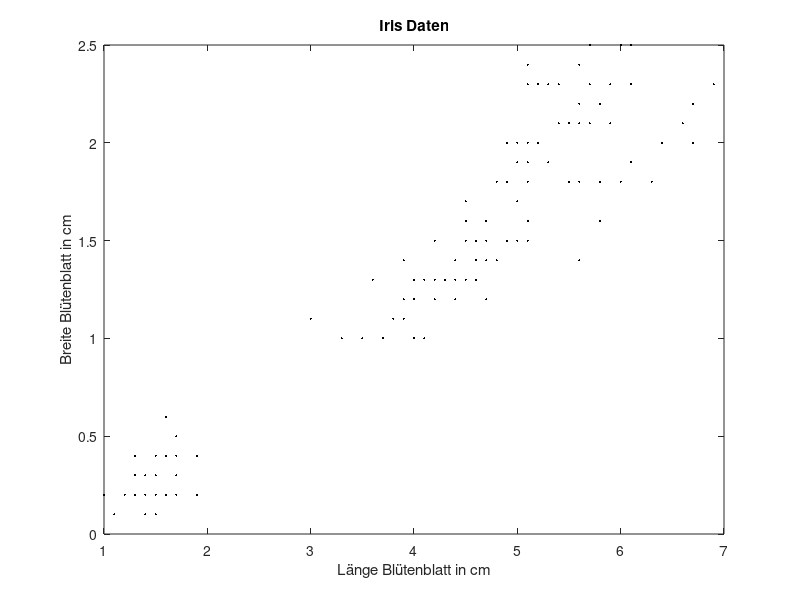

This figure's MATLAB source: (Note: this script raises an error after producing the figure.)
% Marco Döhring

%Einlesen der Testdaten mit relevanten Merkmalen
clear all;
close all;
%close all
load fisheriris
X = meas(:,3:4);
%Erzeugen des Diagramm mit Testdaten
figure(1);
plot(X(:,1),X(:,2),'k.','Markersize',5,'MarkerEdgeColor','black');

title 'Iris Daten'
xlabel 'Länge Blütenblatt in cm';
ylabel 'Breite Blütenblatt in cm';
%mit hold on weitere plot Befehle zu dem aktuellen Diagramm einfügen
hold on;
%Wahl der Iterationen für den Algorithmus
k=3;
%Variblen für die neue Centriaden
c1x=0;
c1y=0;
c2x=0;
c2y=0;
c3x=0;
c3y=0;
%Anzahl als Teiler zu neu Bestimmung
anzahlc1=0;
anzahlc2=0;
anzahlc3=0;
%Input werte in x-& y-Koordinaten aufteilen
x=(X(:,1));
y=(X(:,2));
%Zufälligen Start Centroiden erzeugen aus Maximum & Minimum 
%Bestimmung der Minima & Maxima der jeweiligen Koordinaten
value_x_max = max(x(:));
value_y_max = max(y(:));
value_x_min = min(x(:));
value_y_min = min(y(:));
%Die drei Start Centroiden  bestimmen durch zufällige Werte
%Entsprechend aus den Minima & Maxima der x/y-Koordinaten
%Wird ein jeweils für die x-Koordinate & y-Koordinate ein Vektor der Größe
%1x3 aus zufälligen Werten erzeugt
startcentx=rand(3,1)*range([value_x_min value_x_max])+min([value_x_min value_x_max]);
startcenty=rand(3,1)*range([value_y_min value_y_max])+min([value_y_min value_y_max]);
%Werte einmal anzeigen lassen
display("Start Centroiden rot: ("+startcentx(1,1)+";"+startcenty(1,1)+")");
display("Start Centroiden green: ("+startcentx(2,1)+";"+startcenty(2,1)+")");
display("Start Centroiden magenta: ("+startcentx(3,1)+";"+startcenty(3,1)+")");
%Bedinung
abbruch=true;
while abbruch == true
    %Bestimmen der Distanzen durch vorgabe des Algorithmus
    distanz=rand(150,3);
    for i=1:k,
        for j=1:150,
            distanz(j,i)=((x(j)-startcentx(i))^2)+((y(j)-startcenty(i))^2);
        end
    end
    samplex=rand(150,3);
    sampley=rand(150,3);
    %Init mit Null
    for i=1:3,
        for j=1:150,
            samplex(j,i)=0.0;
            sampley(j,i)=0.0;
        end
    end
    anzahlc1=0;
    anzahlc2=0;
    anzahlc3=0;
    %Zuordnung zu den Centroiden mit Summierung der Werte & Mitzählen der
    %Anzahl an Werten
    for i=1:150,
            [value,stelle]=min(distanz(i,:));
            if stelle == 1
                c1x = c1x + x(i);
                c1y = c1y + y(i);
                anzahlc1 = anzahlc1 + 1;
                samplex(anzahlc1,stelle) = x(i);
                sampley(anzahlc1,stelle) = y(i);
            elseif stelle == 2
                c2x = c2x + x(i);
                c2y = c2y + y(i);
                anzahlc2 = anzahlc2 + 1;
                samplex(anzahlc2,stelle) = x(i);
                sampley(anzahlc2,stelle) = y(i);
            else 
                c3x = c3x + x(i);
                c3y = c3y + y(i);
                anzahlc3 = anzahlc3 + 1;
                samplex(anzahlc3,stelle) = x(i);
                sampley(anzahlc3,stelle) = y(i);
            end
    end
    %Bestimmung der neuen Centroiden + Abbruch Kriterium falls einer keiner
    %Distanz mehr hinzugefügt werden kann.
    if anzahlc1 == 0
        abbruch = false;
    elseif anzahlc2 == 0
        abbruch = false;
    elseif anzahlc3 == 0
        abbruch = false;
    else
        startcentx(1)= (c1x/anzahlc1); 
        startcenty(1)=(c1y/anzahlc1);
        startcentx(2)= (c2x/anzahlc2); 
        startcenty(2)=(c2y/anzahlc2);
        startcentx(3)= (c3x/anzahlc3); 
        startcenty(3)=(c3y/anzahlc3);
    end
end

%Ausgaben
%Distanzmatrix
display("Distanzmatrix: ");
display(distanz);
%Ausgabe des letzten finalen Centroiden mit zu geordneten Samples
display("Finaler Centroid 1 (Rot): ["+startcentx(1)+","+startcenty(1)+"] mit Samples: ");
for i=1:anzahlc1,
    display("["+samplex(i,1)+","+sampley(i,1)+"]");
end
display("Finaler Centroid 2 (Grün): ["+startcentx(2)+","+startcenty(2)+"] mit Samples: ");
for i=1:anzahlc2,
    display("["+samplex(i,2)+","+sampley(i,2)+"]");
end
display("Finaler Centroid 3 (Magenta: ["+startcentx(3)+","+startcenty(3)+"] mit Samples: ");
for i=1:anzahlc3,
    display("["+samplex(i,3)+","+sampley(i,3)+"]");
end

%Zugehöroges Diagramm
%Objekte darstellen
figure(2);
plot(X(:,1),X(:,2),'k.','Markersize',5,'MarkerEdgeColor','black');
title 'Iris Daten'
xlabel 'Länge Blütenblatt in cm';
ylabel 'Breite Blütenblatt in cm';
hold on;
%Finalen Marker
for i=1:k,
        if i == 1
            T = [1 0 0];
        elseif i == 2
            T = [0 1 0];
        else
            T = [1 0 1];
        end
        plot(startcentx(i,1),startcenty(i,1),'Marker','*','Markersize',5,'MarkerEdgeColor',T);
        
end
%Samples
for i=1:anzahlc1,
    plot(samplex(i,1),sampley(i,1),'Marker','o','Markersize',5,'MarkerEdgeColor',[1 0 0]);
end
for i=1:anzahlc2,
     plot(samplex(i,2),sampley(i,2),'Marker','o','Markersize',5,'MarkerEdgeColor',[0 1 0]);
end
for i=1:anzahlc3,
     plot(samplex(i,3),sampley(i,3),'Marker','o','Markersize',5,'MarkerEdgeColor',[1 0 1]);
end

